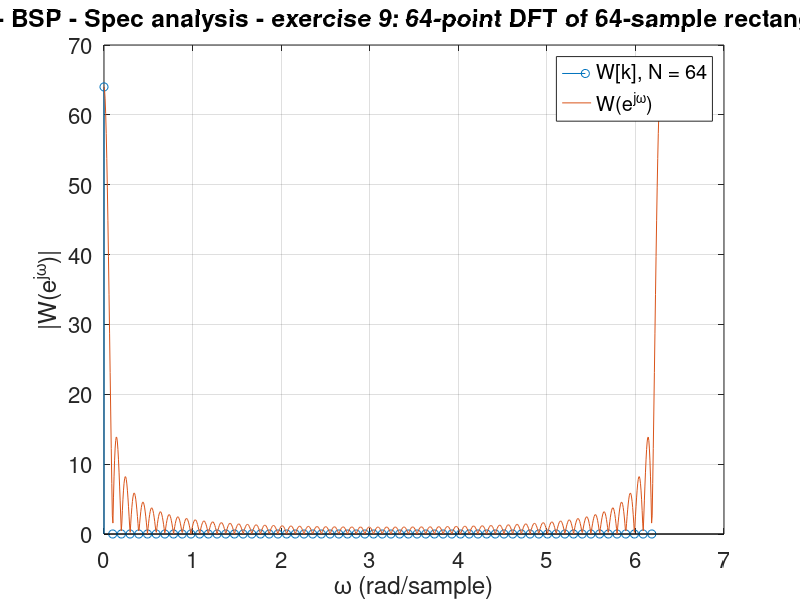
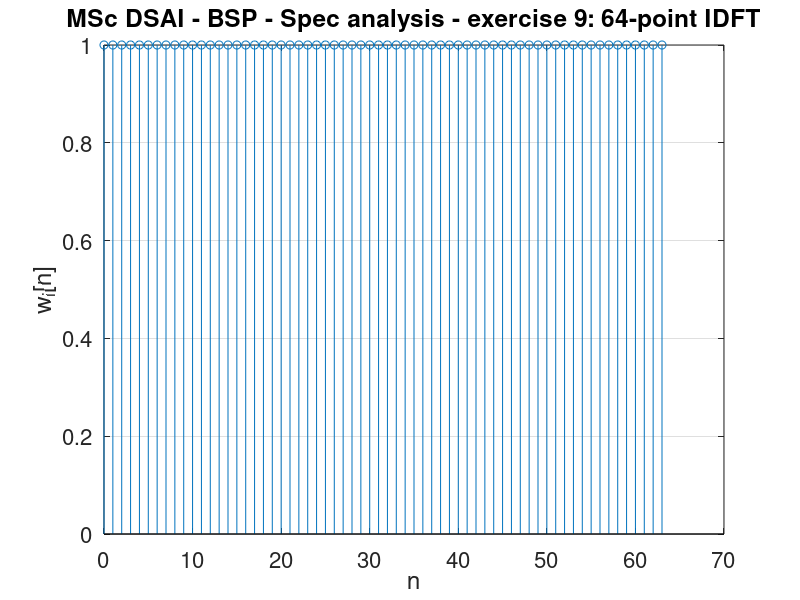

These figures' MATLAB source, in order:
% MSc DSAI - Biomedical signal processing
%
% Spectral analysis - exercise 9:
%
% DFT of rectangular window.
% 
%
% HISTORY:
%
% 2025/02/10: - enhanced plots
%
% 2025/01/29: - created by Vicente Zarzoso, Université Côte d'Azur, CNRS, I3S.


fontsize = 16;


% compute and plot 64-point DFT of rectangular window

N = 64;

w = ones(1, N);

W = fft(w, N);  % DFT coefficients
omega_k = 2*pi*(0:N-1)/N;

fig_DTFT = figure;
stem(omega_k, abs(W))
hold on

% superimpose DTFT in same frequency interval

omega = linspace(0, 2*pi, 1000);
WW = freqz(w, 1, omega);
plot(omega, abs(WW));
grid
set(gca, 'FontSize', fontsize)
xlabel('\omega (rad/sample)')
ylabel('|W(e^{j\omega})|')
title('MSc DSAI - BSP - Spec analysis - exercise 9: 64-point DFT of 64-sample rectangular window')
legend('W[k], N = 64', 'W(e^{j\omega})')


% compute and plot IDFT

wi = ifft(W);

figure
stem(0:N-1, wi)
grid
set(gca, 'FontSize', fontsize)
xlabel('n')
ylabel('w_i[n]')
title('MSc DSAI - BSP - Spec analysis - exercise 9: 64-point IDFT')

return  % comment out to execute following part


% compute and plot IDFT of oversampled DFT

omega_2N = 2*pi*(0:2*N-1)/(2*N);   % 2N-point sampling of the DTFT
W2 = freqz(w, 1, omega_2N);

figure(fig_DTFT)
stem(omega_2N, abs(W2), 'gx')
legend('W[k], N = 64', 'W(e^{j\omega})', 'W[k], N = 128')

wi2 = ifft(W2);

figure
stem(0:2*N-1, wi2)
grid
set(gca, 'FontSize', fontsize)
xlabel('n')
ylabel('w_i[n]')
title('MSc DSAI - BSP - Spec analysis - exercise 9: 128-point IDFT')
